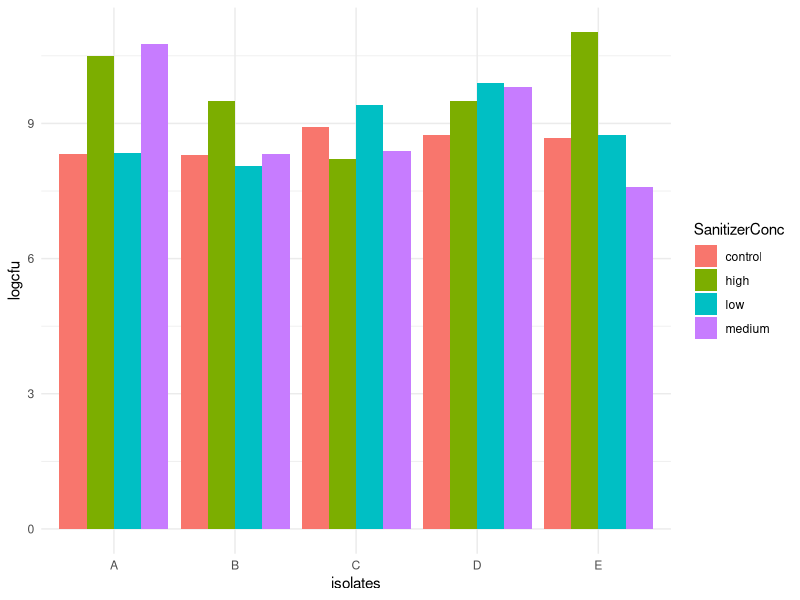
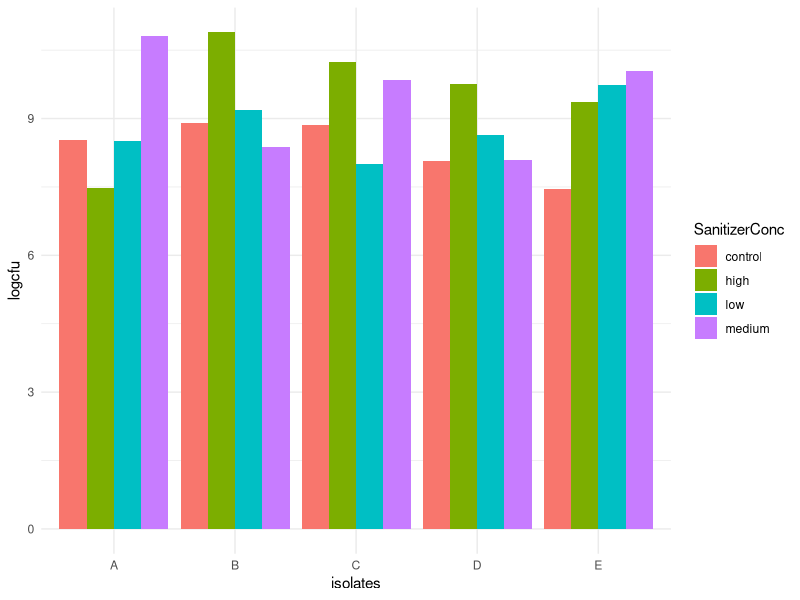
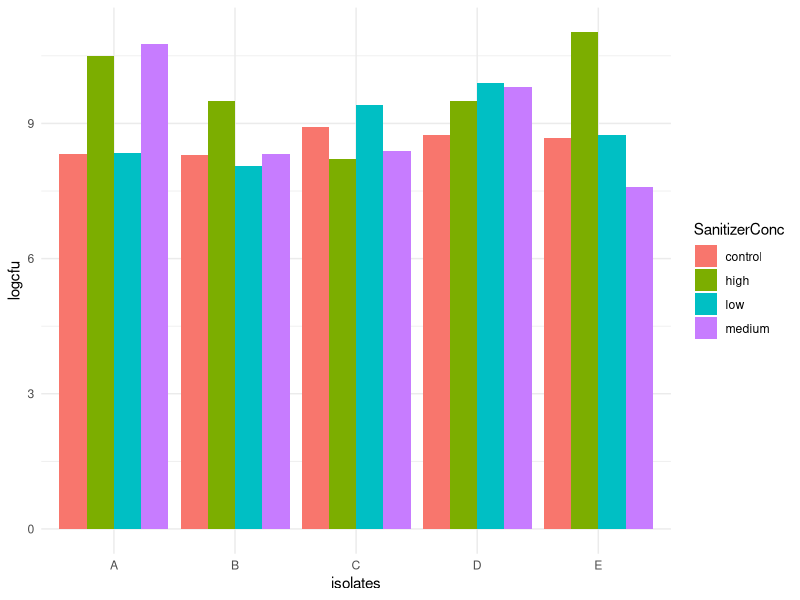
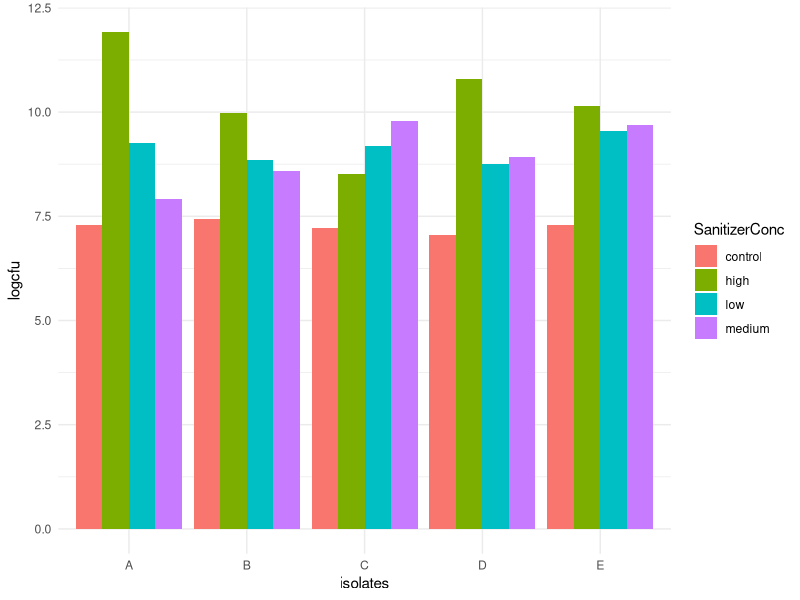
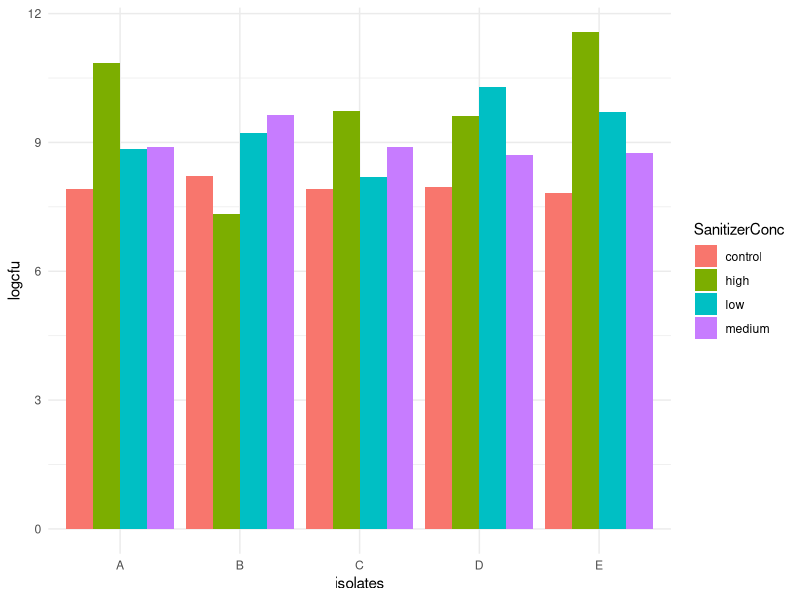
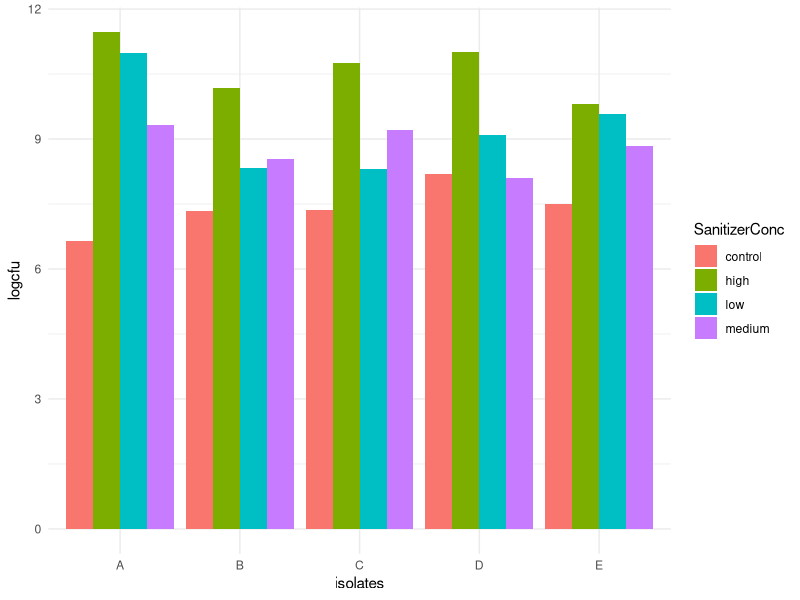

Write R code to recreate these figures, in order.
## ---- chunk 1
knitr::opts_chunk$set(echo = TRUE)
## ---- chunk 2

library(tidyverse)
library(ggplot2)
library(ggthemes)

z <- read.table("BiofilmCounts.csv",header=TRUE,sep=",")
z <- z[complete.cases(z), ]
str(z$QAC_conc)
summary(z)


z1<-select(z, Treatment, SanitizerType, SanitizerConc, logcfu)


z1 %>%
  group_by(SanitizerConc)%>%
  summarise(AverageCfu=mean(logcfu), variance=var(logcfu), n=n()) ->z2
print(z2)

## ---- chunk 3
isolates<-rep(c("A","B","C","D","E"),each=10)
control<-rnorm(50, mean = 7.47, sd=0.716)
low<-rnorm(50, mean=6.86, sd=1.50)
medium<-rnorm(50, mean=6.91, sd=1.31)
high<- rnorm(50, mean=6.59, sd=1.92)

dframe<- data.frame(isolates, control, low, medium, high)

head(dframe)
dframe %>%
  pivot_longer(cols= control:high, names_to = "SanitizerConc", values_to = "logcfu", values_drop_na=T) -> dframe2

head(dframe2)
  
 
## ---- chunk 4
one.way <- aov(logcfu ~ SanitizerConc, data=dframe2) #one way anova with logcfu as the outcome variable
summary(one.way) # null hypothesis is false.

plot1<-ggplot(dframe2) +
  geom_bar(aes(x = isolates, y = logcfu, fill = SanitizerConc ), stat = "identity", position = "dodge") +
  theme_minimal() 
print(plot1)

#I ran a posthoc analyses to determine significance within groups

TukeyHSD(one.way)

## ---- chunk 5
isolates<-rep(c("A","B","C","D","E"),each=10)
control<-rnorm(50, mean = 7.47, sd=0.716)
low<-rnorm(50, mean=6.86, sd=1.50)
medium<-rnorm(50, mean=6.91, sd=1.31)
high<- rnorm(50, mean=6.59, sd=1.92)

dframe1<- data.frame(isolates, control, low, medium, high)

head(dframe1)
dframe1 %>%
  pivot_longer(cols= control:high, names_to = "SanitizerConc", values_to = "logcfu", values_drop_na=T) -> dframe2

head(dframe2)

one.way <- aov(logcfu ~ SanitizerConc, data=dframe2)
summary(one.way)#This time i reject the null hypothesis because p_value was significant

plot2<-ggplot(dframe2) +
  geom_bar(aes(x = isolates, y = logcfu, fill = SanitizerConc ), stat = "identity", position = "dodge") +
  theme_minimal() 
print(plot2)

#I ran a posthoc analyses to determine significance within groups

TukeyHSD(one.way)

## ---- chunk 6
isolates<-rep(c("A","B","C","D","E"),each=10)
control<-rnorm(50, mean = 7.47, sd=0.716)
low<-rnorm(50, mean=6.86, sd=1.50)
medium<-rnorm(50, mean=6.91, sd=1.31)
high<- rnorm(50, mean=6.59, sd=1.92)

dframe3<- data.frame(isolates, control, low, medium, high)

head(dframe3)
dframe %>%
  pivot_longer(cols= control:high, names_to = "SanitizerConc", values_to = "logcfu", values_drop_na=T) -> dframe4

head(dframe4)

one.way <- aov(logcfu ~ SanitizerConc, data=dframe4)
summary(one.way)
#I ran a posthoc analyses to determine significance within groups

TukeyHSD(one.way)

plot3<-ggplot(dframe4) +
  geom_bar(aes(x = isolates, y = logcfu, fill = SanitizerConc ), stat = "identity", position = "dodge") +
  theme_minimal() 
print(plot3)

## ---- chunk 7
#now varying the means to determine effect sizes

isolates<-rep(c("A","B","C","D","E"),each=10)
control<-rnorm(50, mean = 6.47, sd=0.716) #adjusted the means to be closer to treatment values
low<-rnorm(50, mean=6.86, sd=1.50)
medium<-rnorm(50, mean=6.91, sd=1.31)
high<- rnorm(50, mean=6.99, sd=1.92)# Adjusted the mean to be closer to the medium values

dframe<- data.frame(isolates, control, low, medium, high)

head(dframe)
dframe %>%
  pivot_longer(cols= control:high, names_to = "SanitizerConc", values_to = "logcfu", values_drop_na=T) -> dframe2

head(dframe2)

one.way <- aov(logcfu ~ SanitizerConc, data=dframe2)
summary(one.way) #Null hypothesis was true with the adjusted means...

plot1<-ggplot(dframe2) +
  geom_bar(aes(x = isolates, y = logcfu, fill = SanitizerConc ), stat = "identity", position = "dodge") +
  theme_minimal() 
print(plot1)
 
#I ran a posthoc analyses to determine significance within groups

TukeyHSD(one.way)




## ---- chunk 8
#running the model a few times with the same parameters set to get a feeling for the effect of random variation in the data.

isolates<-rep(c("A","B","C","D","E"),each=10)
control<-rnorm(50, mean = 6.47, sd=0.716) #adjusted the means to be closer to treatment values
low<-rnorm(50, mean=6.86, sd=1.50)
medium<-rnorm(50, mean=6.91, sd=1.31)
high<- rnorm(50, mean=6.99, sd=1.92)# Adjusted the mean to be closer to the medium values

dframe<- data.frame(isolates, control, low, medium, high)

head(dframe)
dframe %>%
  pivot_longer(cols= control:high, names_to = "SanitizerConc", values_to = "logcfu", values_drop_na=T) -> dframe2

head(dframe2)

one.way <- aov(logcfu ~ SanitizerConc, data=dframe2)
summary(one.way)

plot1<-ggplot(dframe2) +
  geom_bar(aes(x = isolates, y = logcfu, fill = SanitizerConc ), stat = "identity", position = "dodge") +
  theme_minimal() 
print(plot1)

TukeyHSD(one.way)
## ---- chunk 9

isolates<-rep(c("A","B","C","D","E"),each=10)
control<-rnorm(50, mean = 6.47, sd=0.716) #adjusted the means to be closer to treatment values
low<-rnorm(50, mean=6.86, sd=1.50)
medium<-rnorm(50, mean=6.91, sd=1.31)
high<- rnorm(50, mean=6.99, sd=1.92)# Adjusted the mean to be closer to the medium values

dframe<- data.frame(isolates, control, low, medium, high)

head(dframe)
dframe %>%
  pivot_longer(cols= control:high, names_to = "SanitizerConc", values_to = "logcfu", values_drop_na=T) -> dframe2

head(dframe2)

one.way <- aov(logcfu ~ SanitizerConc, data=dframe2)
summary(one.way)

plot1<-ggplot(dframe2) +
  geom_bar(aes(x = isolates, y = logcfu, fill = SanitizerConc ), stat = "identity", position = "dodge") +
  theme_minimal() 
print(plot1)

TukeyHSD(one.way)

